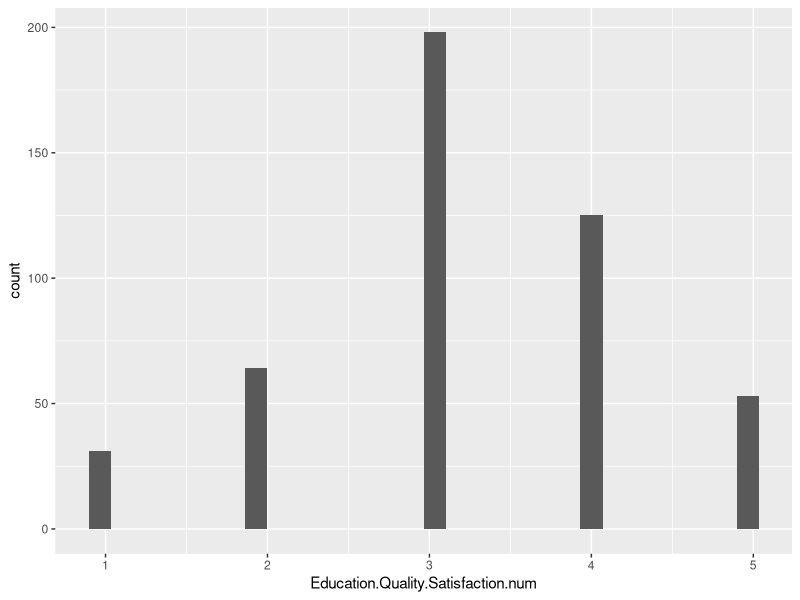
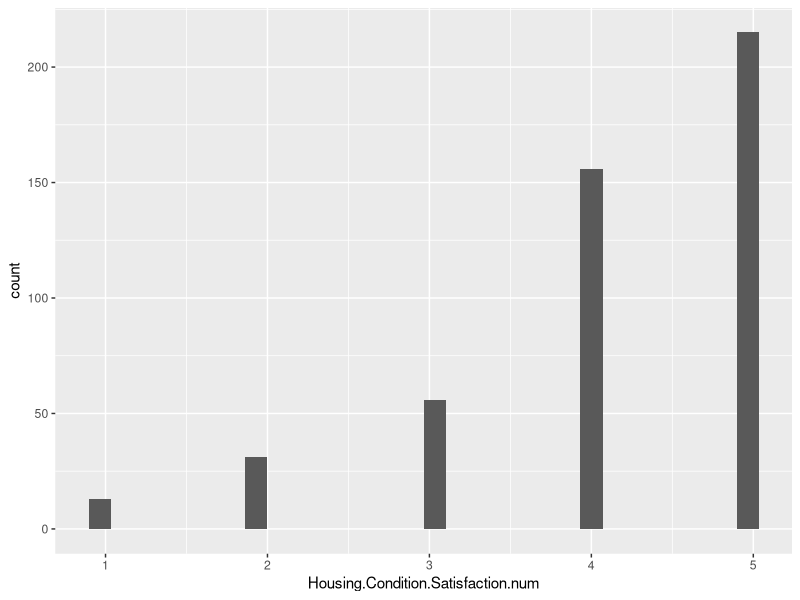
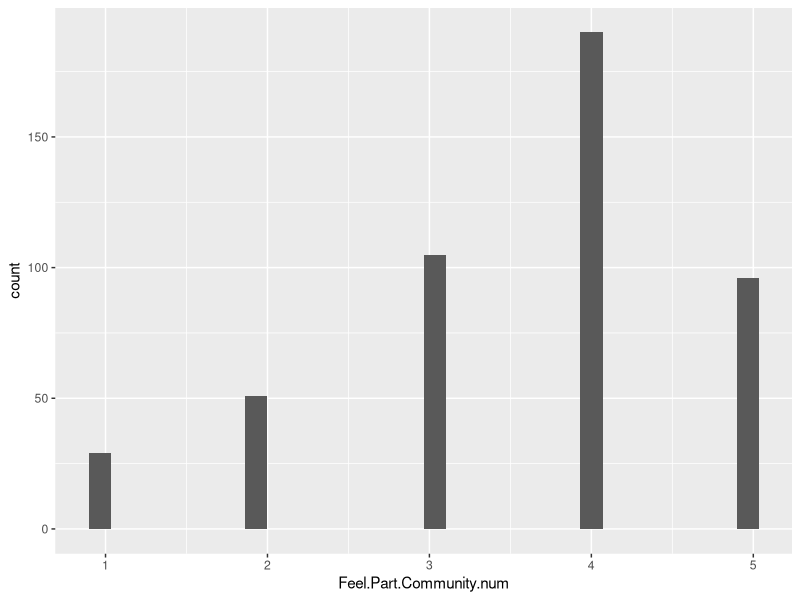
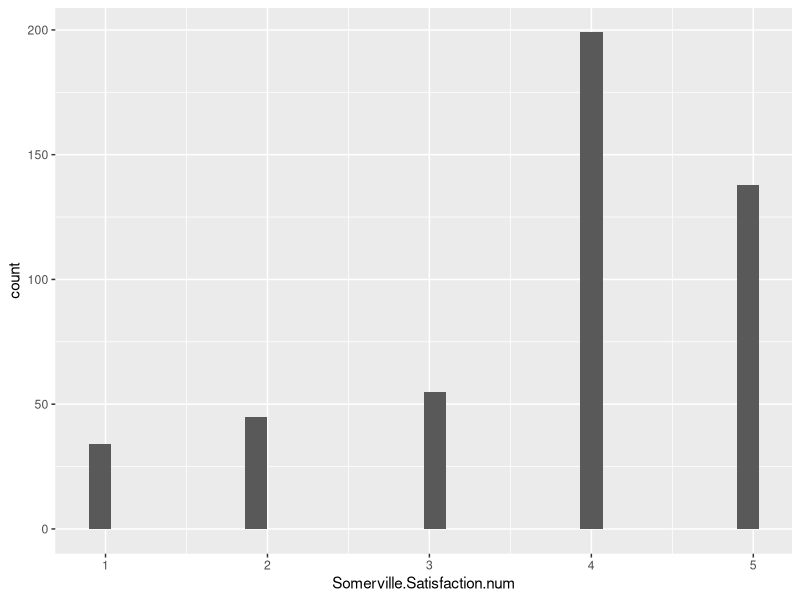
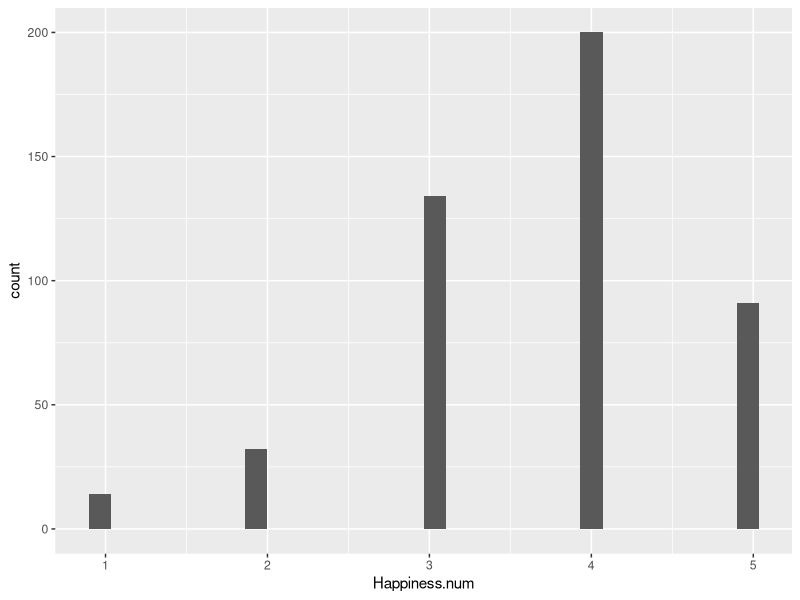

Recreate these plots in R, in order.
## ---- chunk 1
library(tidyverse)
library(ggplot2)
library(knitr)
## ---- chunk 2
Somerville_data <- read.csv("refined_somerville.csv")
View(Somerville_data)
## ---- chunk 3
cor.test(Somerville_data$Somerville.Satisfaction.num, Somerville_data$Happiness.num, method = "pearson")
## ---- chunk 4
# we also don't have some of these variables
Somerville_data |> 
  group_by(ID, Gender, Age, Race.Ethnicity) |>
  summarize(count = n()) |>
  kable()
## ---- chunk 5
#seeing total number of participants
Somerville_data |>
  summarize(count = n()) |>
  kable()
## ---- chunk 6
#just seeing number of people in each race because it will def affect analyses
Somerville_data |>
  group_by(Race.Ethnicity) |>
  summarize(raceCount = n()) |>
  kable()
## ---- chunk 7
#function pt 2
findingMedian2 <- function(data){
 data |>
  group_by(Race.Ethnicity) |>
  summarize(across(c(Education.Quality.Satisfaction.num, Housing.Condition.Satisfaction.num, Feel.Part.Community.num, Somerville.Satisfaction.num, Happiness.num), median))
}
## ---- chunk 8
findingMedian2(Somerville_data) |> kable()
## ---- chunk 9
s_data <- Somerville_data |>
  select(Education.Quality.Satisfaction.num, Housing.Condition.Satisfaction.num, Feel.Part.Community.num, Somerville.Satisfaction.num, Happiness.num)
## ---- chunk 10
#idk if this is right
histogramFunction <- function(col, label, data){
  data |> 
  ggplot(aes(x = {{col}})) + 
  geom_histogram() +
  labs(x = label)
}
## ---- chunk 11
map2(s_data, colnames(s_data), histogramFunction, Somerville_data)
